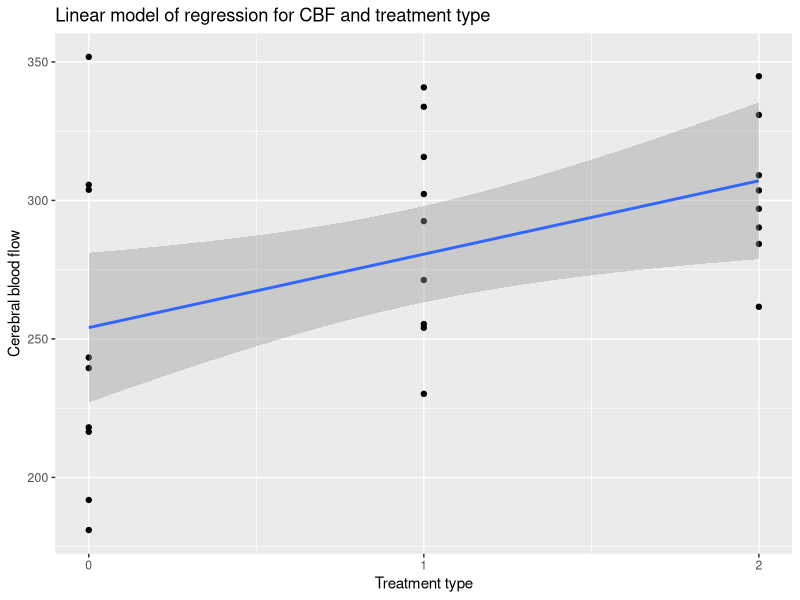

The R script that drew this image: (Note: this script raises an error after producing the figure.)
## ---- chunk 1
library(tidyverse)
cbf <- read.csv("CBF_ZijianDong_03.csv")

cbf <- cbf %>% 
    filter(! is.na(treatment)) 
# view(cbf)

cbf1 <- cbf %>% 
  filter(Treatment == "runningwheel_only" | Treatment == "sedentary")
cbf2 <- cbf %>% 
   filter(Treatment == "treadmill" | Treatment == "sedentary")
cbf3 <- cbf %>% 
  filter(Treatment == "runningwheel_only" | Treatment == "treadmill")

new <- read.csv("propGeno4Right.csv")

apoe3 <- new %>% 
  filter(! is.na(Genotype)) %>% 
  filter(Genotype != "") %>% 
  filter(Genotype != "HN") %>% 
  mutate(geno = case_when(
    Genotype == "APOE2" | Genotype == "APOE22" ~ "APOE2",
    Genotype == "APOE3" | Genotype == "APOE33" ~ "APOE3",
    Genotype == "APOE4" | Genotype == "APOE44" ~ "APOE4",
    Genotype == "CVN" ~ "CVN"
  )) %>% 
  filter(geno == "APOE3") %>% 
  group_by(geno) %>% 
  group_by(Sex) 

newL <- read.csv("propGeno4Left.csv")
newL <- newL %>% 
  filter(! is.na(Genotype)) %>% 
  filter(Genotype != "") %>% 
  filter(Genotype != "HN") %>% 
  mutate(geno = case_when(
    Genotype == "APOE2" | Genotype == "APOE22" ~ "APOE2",
    Genotype == "APOE3" | Genotype == "APOE33" ~ "APOE3",
    Genotype == "APOE4" | Genotype == "APOE44" ~ "APOE4",
    Genotype == "CVN" ~ "CVN"
  )) %>% 
  group_by(geno) 
## ---- chunk 2
m_cbf <- lm(CBF ~ treatment, data = cbf)

ggplot(data = cbf, aes(x = treatment, y = CBF)) +
  geom_point() +
  geom_smooth(method = "lm") +
  labs(x = "Treatment type", 
       y = "Cerebral blood flow",
       title = "Linear model of regression for CBF and treatment type") +
  #theme(axis.text.x = element_blank(),
  #      axis.ticks.x = element_blank()) +
  scale_x_continuous(breaks = c(0, 1, 2))

tidy(m_cbf)

## ---- chunk 3

ggplot(data = cbf, aes(factor(treatment), CBF)) +
  geom_violin() +
  geom_boxplot(width = 0.1, outlier.color = "red") +
  geom_jitter(height = 0, width = 0.3) +
  labs(x = "Treatment Type",
   	y = "",
   	title = "CBF distrubution by treatment type")
 
res.aov <- aov(CBF ~ Treatment, data = cbf)
summary(res.aov)
## ---- chunk 4
ggplot(data = cbf1, aes(factor(Treatment), CBF)) +
  geom_violin() +
  geom_boxplot(width = 0.1, outlier.color = "red") +
  geom_jitter(height = 0, width = 0.3) +
  labs(x = "Treatment Type",
   	y = "",
   	title = "CBF distrubution between running wheel and sedentary treatments")
 
res.aov <- aov(CBF ~ Treatment, data = cbf1)
summary(res.aov)
## ---- chunk 5
ggplot(data = cbf2, aes(factor(Treatment), CBF)) +
  geom_violin() +
  geom_boxplot(width = 0.1, outlier.color = "red") +
  geom_jitter(height = 0, width = 0.3) +
  labs(x = "Treatment Type",
   	y = "",
   	title = "CBF distrubution between treadmill and sedentary treatments")
 
res.aov <- aov(CBF ~ Treatment, data = cbf2)
summary(res.aov)
## ---- chunk 6
ggplot(data = cbf3, aes(factor(Treatment), CBF)) +
  geom_violin() +
  geom_boxplot(width = 0.1, outlier.color = "red") +
  geom_jitter(height = 0, width = 0.3) +
  labs(x = "Treatment Type",
   	y = "",
   	title = "CBF distrubution between treadmill and sedentary treatments")
 
res.aov <- aov(CBF ~ Treatment, data = cbf3)
summary(res.aov)
## ---- chunk 7
ggplot(data = apoe3, aes(factor(Sex), S1HL)) +
  geom_violin() +
  geom_boxplot(width = 0.1, outlier.color = "red") +
  geom_jitter(height = 0, width = 0.3, aes(color = Sex)) +
  labs(x = "Genotype",
       y = "",
       title = "Primary Somatosensory Cortex Hindlimb Region",
       subtitle = "Red points denoting outliers") 

res.aov <- aov(S1HL ~ Sex, data = apoe3)
summary(res.aov)
## ---- chunk 8
ggplot(data = newL, aes(factor(geno), A25)) +
  geom_violin() +
  geom_boxplot(width = 0.1, outlier.color = "red") +
  geom_jitter(height = 0, width = 0.3, aes(color = Sex)) +
  labs(x = "Genotype",
   	y = "",
   	title = "Left Cingulate Cortex Area 25",
   	subtitle = "Red points denoting outliers")
 
res.aov <- aov(A25 ~ geno, data = new)
summary(res.aov)
